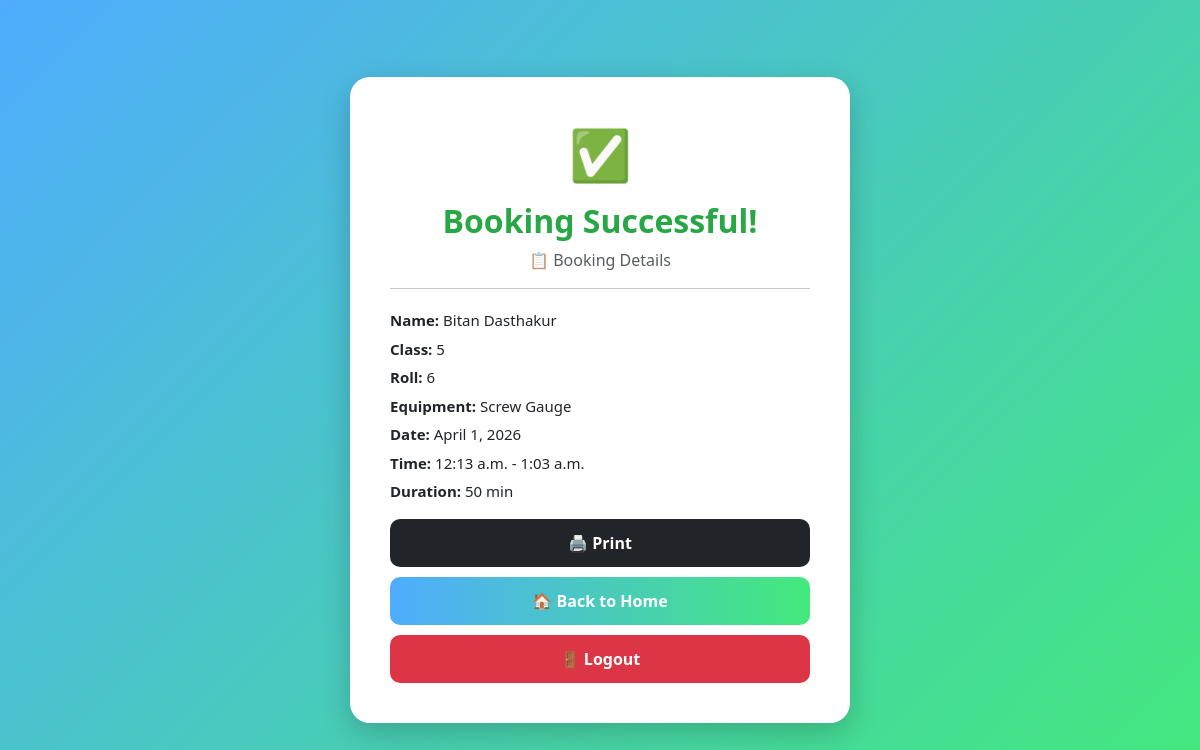
Page /success/20/ on the committed database.
### booking/models.py (models this page shows, shortened)
class Booking(models.Model):
    equipment = models.ForeignKey(Equipment, on_delete=models.CASCADE)
    name = models.CharField(max_length=100)
    student_class = models.CharField(max_length=50)
    roll = models.CharField(max_length=20)
    pin = models.CharField(max_length=10)
    quantity = models.IntegerField(default=1)
    booking_date = models.DateField()
    booking_time = models.TimeField()
    duration = models.IntegerField(default=60)
    purpose = models.TextField(blank=True, null=True)
    booked_at = models.DateTimeField(default=timezone.now)
    @property
    def end_time(self):
        from datetime import datetime, timedelta
        start = datetime.combine(self.booking_date, self.booking_time)
        end = start + timedelta(minutes=self.duration)
        return end.time()
    @property
    def duration_display(self):
        hours = self.duration // 60
        minutes = self.duration % 60
        if hours and minutes:
            return f"{hours} hour {minutes} min"
        elif hours:
            return f"{hours} hour"
        else:
            return f"{minutes} min"
    class Meta:
        ordering = ['-booking_date', '-booking_time']

class Equipment(models.Model):
    CATEGORY_CHOICES = [
        ('physics', 'Physics'),
        ('chemistry', 'Chemistry'),
        ('biology', 'Biology'),
        ('computer', 'Computer'),
        ('geography', 'Geography'),
    ]
    name = models.CharField(max_length=100)
    quantity = models.IntegerField()
    available = models.IntegerField(blank=True, null=True)
    category = models.CharField(
        max_length=20,
        choices=CATEGORY_CHOICES,
        default='physics'
    )

### booking/views.py (the view)
# urls.py: path('success/<int:booking_id>/', views.booking_success, name='booking_success'),
def booking_success(request, booking_id):
    booking = Booking.objects.get(id=booking_id)
    return render(request, 'success.html', {'booking': booking})

### booking/templates/success.html (shortened to what this page needs)
<!DOCTYPE html>
<html>
<head>
    <link href="https://cdn.jsdelivr.net/npm/bootstrap@5.3.0/dist/css/bootstrap.min.css" rel="stylesheet">
</head>
<body>
<div class="success-card">
    <div class="success-icon">✅</div>
    <h2 class="title">Booking Successful!</h2>
    <p class="text-muted">📋 Booking Details</p>
    <hr>
    <div class="details">
        <p><b>Name:</b> {{ booking.name }}</p>
        <p><b>Class:</b> {{ booking.student_class }}</p>
        <p><b>Roll:</b> {{ booking.roll }}</p>
        <p><b>Equipment:</b> {{ booking.equipment.name }}</p>
        <p><b>Date:</b> {{ booking.booking_date }}</p>
        <p><b>Time:</b> {{ booking.booking_time }} - {{ booking.end_time }}</p>
        <p><b>Duration:</b> {{ booking.duration_display }}</p>
    </div>
    <button onclick="window.print()" class="btn btn-print btn-custom w-100 no-print">
        🖨️ Print
    </button>
    <a href="/home/" class="btn btn-home btn-custom w-100 no-print">
        🏠 Back to Home
    </a>
    <a href="{% url 'logout' %}" class="btn btn-logout btn-custom w-100 no-print">
        🚪 Logout
    </a>
</div>
</body>
</html>

### booking/templates/success.html (style rules this page uses)
body { background: linear-gradient(135deg, #4facfe, #43e97b); min-height: 100vh; display: flex; align-items: center; justify-content: center; }
.success-card { background: #ffffff; border-radius: 20px; padding: 40px; width: 100%; max-width: 500px; box-shadow: 0 10px 30px rgba(0,0,0,0.2); text-align: center; animation: fadeIn 0.6s ease-in-out; }
.success-icon { font-size: 50px; color: #28a745; }
.title { font-weight: bold; margin-top: 10px; color: #28a745; }
.details { text-align: left; margin-top: 20px; }
.details p { margin: 6px 0; font-size: 15px; }
.btn-custom { margin-top: 10px; padding: 12px; border-radius: 10px; font-weight: bold; transition: 0.3s; }
.btn-home { background: linear-gradient(90deg, #4facfe, #43e97b); border: none; color: white; }
.btn-print { background: #212529; color: white; border: none; }
.btn-logout { background: #dc3545; color: white; border: none; }

### rows in the picture
Booking: name "Bitan Dasthakur", student_class "5", roll "6", equipment.name "Screw Gauge", booking_date "April 1, 2026", booking_time "12:13 a.m.", end_time "1:03 a.m.", duration_display "50 min"
